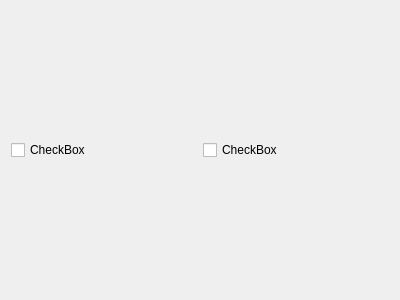
<?xml version="1.0" encoding="UTF-8"?>
<ui version="4.0">
 <class>Form</class>
 <widget class="QWidget" name="Form">
  <property name="geometry">
   <rect>
    <x>0</x>
    <y>0</y>
    <width>400</width>
    <height>300</height>
   </rect>
  </property>
  <property name="windowTitle">
   <string>Form</string>
  </property>
  <layout class="QVBoxLayout" name="verticalLayout_2">
   <item>
    <layout class="QHBoxLayout" name="horizontalLayout">
     <item>
      <widget class="QCheckBox" name="checkBox_2">
       <property name="text">
        <string>CheckBox</string>
       </property>
      </widget>
     </item>
     <item>
      <widget class="QCheckBox" name="checkBox">
       <property name="text">
        <string>CheckBox</string>
       </property>
      </widget>
     </item>
    </layout>
   </item>
  </layout>
 </widget>
 <resources/>
 <connections/>
</ui>
